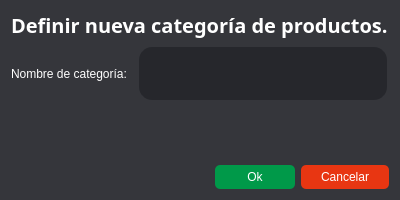
<?xml version="1.0" encoding="UTF-8"?>
<ui version="4.0">
 <class>CategoryFormDialog</class>
 <widget class="QDialog" name="CategoryFormDialog">
  <property name="windowModality">
   <enum>Qt::WindowModality::NonModal</enum>
  </property>
  <property name="geometry">
   <rect>
    <x>0</x>
    <y>0</y>
    <width>400</width>
    <height>200</height>
   </rect>
  </property>
  <property name="sizePolicy">
   <sizepolicy hsizetype="Expanding" vsizetype="Expanding">
    <horstretch>0</horstretch>
    <verstretch>0</verstretch>
   </sizepolicy>
  </property>
  <property name="minimumSize">
   <size>
    <width>400</width>
    <height>200</height>
   </size>
  </property>
  <property name="maximumSize">
   <size>
    <width>500</width>
    <height>200</height>
   </size>
  </property>
  <property name="windowTitle">
   <string>Dialog</string>
  </property>
  <property name="styleSheet">
   <string notr="true">background-color: rgb(53, 54, 59);
color: rgb(255, 255, 255);</string>
  </property>
  <layout class="QVBoxLayout" name="verticalLayout">
   <item>
    <widget class="QLabel" name="label">
     <property name="font">
      <font>
       <family>Segoe UI Variable</family>
       <pointsize>15</pointsize>
       <bold>true</bold>
      </font>
     </property>
     <property name="styleSheet">
      <string notr="true">color: rgb(255, 255, 255);</string>
     </property>
     <property name="text">
      <string>Definir nueva categoría de productos.</string>
     </property>
    </widget>
   </item>
   <item>
    <layout class="QHBoxLayout" name="horizontalLayout">
     <item>
      <widget class="QLabel" name="producCategory_label">
       <property name="styleSheet">
        <string notr="true">color: rgb(255, 255, 255);</string>
       </property>
       <property name="text">
        <string>Nombre de categoría: </string>
       </property>
      </widget>
     </item>
     <item>
      <widget class="QLineEdit" name="categoryName_lineEdit">
       <property name="sizePolicy">
        <sizepolicy hsizetype="Expanding" vsizetype="Expanding">
         <horstretch>0</horstretch>
         <verstretch>0</verstretch>
        </sizepolicy>
       </property>
       <property name="minimumSize">
        <size>
         <width>0</width>
         <height>50</height>
        </size>
       </property>
       <property name="maximumSize">
        <size>
         <width>16777215</width>
         <height>60</height>
        </size>
       </property>
       <property name="styleSheet">
        <string notr="true">QLineEdit {
  border: 2px solid rgb(53, 54, 59);
  border-radius: 15px;

  color: rgb(255, 255, 255);
  background-color: rgb(38, 39, 44);
  padding-left: 20px;
  padding-right: 20px;
  padding-top: 10px;
  padding-bottom: 10px;
}</string>
       </property>
       <property name="alignment">
        <set>Qt::AlignmentFlag::AlignLeading|Qt::AlignmentFlag::AlignLeft|Qt::AlignmentFlag::AlignVCenter</set>
       </property>
      </widget>
     </item>
    </layout>
   </item>
   <item>
    <spacer name="verticalSpacer">
     <property name="orientation">
      <enum>Qt::Orientation::Vertical</enum>
     </property>
     <property name="sizeHint" stdset="0">
      <size>
       <width>20</width>
       <height>40</height>
      </size>
     </property>
    </spacer>
   </item>
   <item>
    <layout class="QHBoxLayout" name="horizontalLayout_7">
     <item>
      <spacer name="horizontalSpacer_2">
       <property name="orientation">
        <enum>Qt::Orientation::Horizontal</enum>
       </property>
       <property name="sizeHint" stdset="0">
        <size>
         <width>40</width>
         <height>20</height>
        </size>
       </property>
      </spacer>
     </item>
     <item>
      <widget class="QPushButton" name="acceptProduct_button">
       <property name="sizePolicy">
        <sizepolicy hsizetype="Minimum" vsizetype="Fixed">
         <horstretch>0</horstretch>
         <verstretch>0</verstretch>
        </sizepolicy>
       </property>
       <property name="minimumSize">
        <size>
         <width>80</width>
         <height>0</height>
        </size>
       </property>
       <property name="styleSheet">
        <string notr="true">QPushButton {
	border-radius: 5px;
	padding-top: 5px;
	padding-bottom: 5px;
	padding-left: 20px;
	padding-right: 20px px;
	background-color: rgb(0, 153, 73);
	color: rgb(255, 255, 255);
}

QPushButton:hover {
  background-color: rgb(0, 181, 84);     /* Fondo al pasar el mouse */
  color: #f0f0f0;                /* Color del texto al pasar el mouse */
}

QPushButton:pressed {
  background-color: rgb(0, 125, 58);     /* Fondo al presionar */
  color: #d0d0d0;                /* Color del texto al presionar */
}

QPushButton:disabled {
  background-color: rgb(39, 39, 43);     /* Fondo deshabilitado */
  color: #7f8c8d;                /* Color del texto deshabilitado */
}

QPushButton:checked {
  background-color: #27ae60;     /* Fondo cuando está checkable y activado */
  color: #ecf0f1;        
}</string>
       </property>
       <property name="text">
        <string>Ok</string>
       </property>
      </widget>
     </item>
     <item>
      <widget class="QPushButton" name="cancelProduct_button">
       <property name="minimumSize">
        <size>
         <width>80</width>
         <height>0</height>
        </size>
       </property>
       <property name="styleSheet">
        <string notr="true">QPushButton {
	border-radius: 5px;
	padding-top: 5px;
	padding-bottom: 5px;
	padding-left: 20px;
	padding-right: 20px px;
	background-color: rgb(232, 54, 18);
	color: rgb(255, 255, 255);
}

QPushButton:hover {
  background-color: rgb(253, 59, 20);     /* Fondo al pasar el mouse */
  color: #f0f0f0;                /* Color del texto al pasar el mouse */
}

QPushButton:pressed {
  background-color: rgb(208, 48, 16);    /* Fondo al presionar */
  color: #d0d0d0;                /* Color del texto al presionar */
}

QPushButton:disabled {
  background-color: rgb(39, 39, 43);     /* Fondo deshabilitado */
  color: #7f8c8d;                /* Color del texto deshabilitado */
}

QPushButton:checked {
  background-color: #27ae60;     /* Fondo cuando está checkable y activado */
  color: #ecf0f1;        
}</string>
       </property>
       <property name="text">
        <string>Cancelar</string>
       </property>
      </widget>
     </item>
    </layout>
   </item>
  </layout>
 </widget>
 <resources/>
 <connections/>
</ui>
